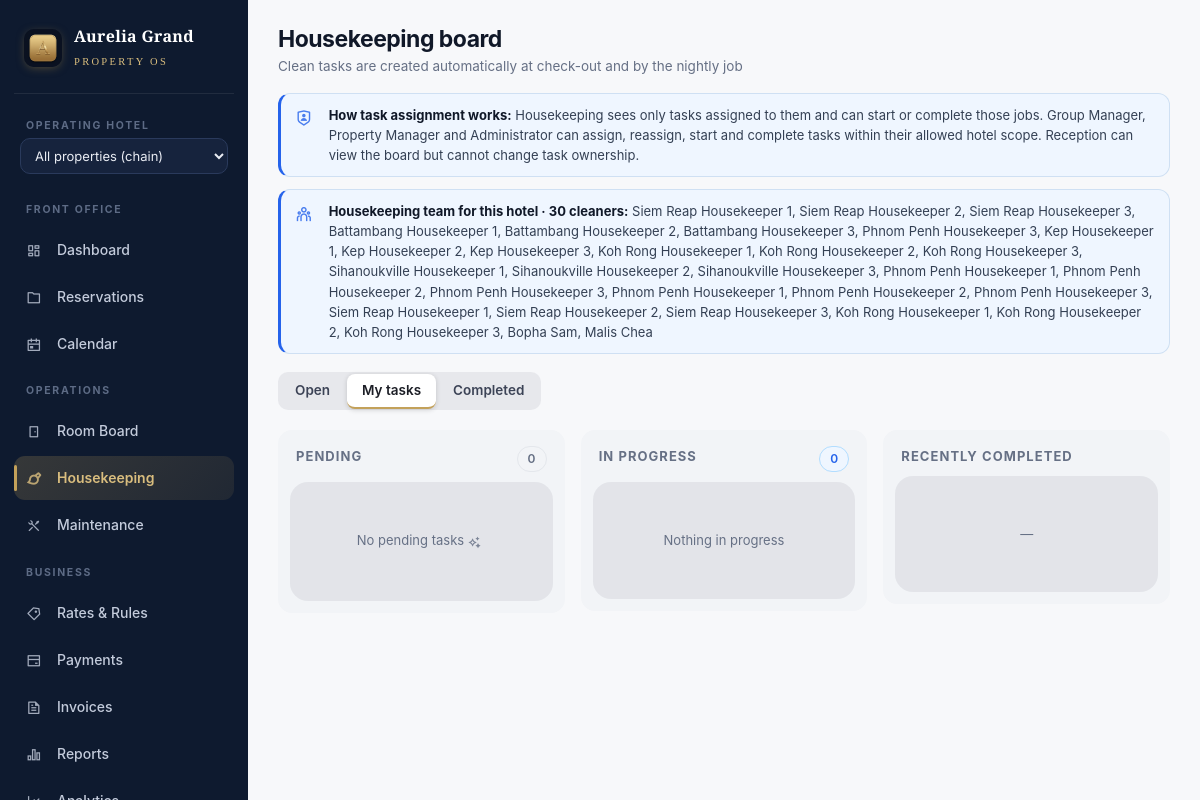
Page /operations/housekeeping/?tab=mine (signed in) on the committed database.
### accounts/models.py (models this page shows, shortened)
class User(AbstractUser):
    class Role(models.TextChoices):
        GUEST = "guest", "Guest"
        RECEPTIONIST = "receptionist", "Receptionist"
        HOUSEKEEPING = "housekeeping", "Housekeeping"
        MANAGER = "manager", "Group Manager"
        PROPERTY_MANAGER = "property_manager", "Property Manager"
        ADMIN = "admin", "Administrator"
    STAFF_ROLES = {Role.RECEPTIONIST, Role.HOUSEKEEPING, Role.MANAGER, Role.PROPERTY_MANAGER, Role.ADMIN}
    role = models.CharField(max_length=20, choices=Role.choices, default=Role.GUEST)
    home_property = models.ForeignKey(
        "hotel.Property", on_delete=models.SET_NULL, null=True, blank=True,
        related_name="staff", help_text="Home hotel for staff; blank = chain-wide (head office)",
    )
    phone = models.CharField(max_length=32, blank=True)
    avatar_initials = models.CharField(max_length=4, blank=True)
    welcome_offer_used = models.BooleanField(default=False, help_text="10% first-stay welcome offer has been consumed")
    class Meta:
        ordering = ["username"]
    @property
    def is_staff_role(self) -> bool:
        return self.role in self.STAFF_ROLES
    @property
    def is_manager_or_above(self) -> bool:
        return self.role in {self.Role.MANAGER, self.Role.PROPERTY_MANAGER, self.Role.ADMIN}
    @property
    def is_group_manager_or_above(self) -> bool:
        return self.role in {self.Role.MANAGER, self.Role.ADMIN}
    @property
    def is_property_manager(self) -> bool:
        return self.role == self.Role.PROPERTY_MANAGER

### operations/views.py (the view)
# urls.py: path("housekeeping/", views.task_board, name="task_board"),
@staff_required
def task_board(request):
    prop = get_active_property(request)
    qs = HousekeepingTask.objects.select_related("room", "assigned_to", "booking", "room__room_type__property")
    if prop:
        qs = qs.filter(room__room_type__property=prop)
    is_housekeeping = request.user.role == User.Role.HOUSEKEEPING
    tab = request.GET.get("tab", "mine" if is_housekeeping else "open")
    if is_housekeeping:
        qs = qs.filter(assigned_to=request.user)
        if tab not in ("mine", "completed"):
            tab = "mine"
        if tab == "completed":
            qs = qs.filter(status="completed")
        else:
            qs = qs.filter(status__in=["pending", "in_progress"])
    elif tab == "open":
        qs = qs.filter(status__in=["pending", "in_progress"])
    elif tab == "completed":
        qs = qs.filter(status="completed")
    elif tab == "mine" and request.user.is_authenticated:
        qs = qs.filter(assigned_to=request.user, status__in=["pending", "in_progress"])
    pending = qs.filter(status="pending")
    in_progress = qs.filter(status="in_progress")
    completed = qs.filter(status="completed")[:20] if tab == "completed" else qs.filter(status="completed")[:8]
    housekeepers = User.objects.filter(role=User.Role.HOUSEKEEPING, is_active=True).select_related("home_property")
    if prop:
        housekeepers = housekeepers.filter(home_property__isnull=True) | housekeepers.filter(home_property=prop)
    return render(request, "operations/task_board.html", {
        "pending": pending, "in_progress": in_progress, "completed": completed, "tab": tab,
        "housekeepers": housekeepers.order_by("username"),
        "can_assign_tasks": request.user.is_manager_or_above,
        "can_operate_tasks": request.user.is_manager_or_above or is_housekeeping,
        "is_housekeeping": is_housekeeping,
    })

### templates/operations/task_board.html (shortened to what this page needs)
{% extends "staff_base.html" %}
{% load hotel_extras %}
{% block content %}
<div class="pms-head">
  <div><h1>Housekeeping board</h1><div class="sub">Clean tasks are created automatically at check-out and by the nightly job</div></div>
</div>
<div class="finance-explainer task-permission-guide" role="note">
  <i class="ri-shield-user-line" aria-hidden="true"></i>
  <span><b>How task assignment works:</b> Housekeeping sees only tasks assigned to them and can start or complete those jobs. Group Manager, Property Manager and Administrator can assign, reassign, start and complete tasks within their allowed hotel scope. Reception can view the board but cannot change task ownership.</span>
</div>
{% if can_assign_tasks %}
<div class="finance-explainer task-permission-guide" role="status">
  <i class="ri-team-line" aria-hidden="true"></i>
  <span><b>Housekeeping team for this hotel · {{ housekeepers|length }} cleaners:</b>
    {% for u in housekeepers %}{{ u.get_full_name|default:u.username }}{% if not forloop.last %}, {% endif %}{% endfor %}
  </span>
</div>
{% endif %}
<div class="tabs">
  {% if not is_housekeeping %}<a class="tab {% if tab == 'open' %}active{% endif %}" href="?tab=open">Open</a>{% endif %}
  <a class="tab {% if tab == 'mine' %}active{% endif %}" href="?tab=mine">My tasks</a>
  <a class="tab {% if tab == 'completed' %}active{% endif %}" href="?tab=completed">Completed</a>
</div>
{% if tab == 'completed' %}
<div class="card"><div class="table-wrap"><table class="data">
  <thead><tr><th>Room</th><th>Task</th><th>Completed by</th><th>When</th></tr></thead>
  <tbody>
  {% for t in completed %}
    <tr><td><b>{{ t.room.number }}</b></td><td>{{ t.get_task_type_display }}</td>
    <td>{{ t.assigned_to.get_full_name|default:"—" }}</td><td>{{ t.completed_at|date:"d M Y H:i" }}</td></tr>
  {% empty %}<tr><td colspan="4" class="empty-state">Nothing completed yet</td></tr>{% endfor %}
  </tbody>
</table></div></div>
{% else %}
<div class="kanban">
  <div class="kanban-col">
    <h4>Pending <span class="badge badge-muted no-dot">{{ pending|length }}</span></h4>
    {% for t in pending %}
    <div class="task-card">
      <div class="flex-between"><span class="t-room">Room {{ t.room.number }}</span>
        <span class="badge badge-{% if t.priority == 'urgent' %}danger{% elif t.priority == 'high' %}warning{% else %}muted{% endif %}" style="font-size:10.5px">{{ t.priority }}</span></div>
      <div class="t-meta">{{ t.get_task_type_display }} · {{ t.room.room_type.name }} · floor {{ t.room.floor }}</div>
      {% if t.booking %}<div class="t-meta">Departure: {{ t.booking.guest_name }} ({{ t.booking.code }})</div>{% endif %}
      <div class="t-meta"><i class="ri-user-line" aria-hidden="true"></i> {% if t.assigned_to %}Assigned to {{ t.assigned_to.get_full_name|default:t.assigned_to.username }}{% else %}Unassigned{% endif %}</div>
      {% if can_assign_tasks %}
      <form class="task-assign" method="post" action="{% url 'operations:task_assign' t.pk %}">
        {% csrf_token %}
        <select name="assigned_to" aria-label="Assign room {{ t.room.number }} task">
          <option value="">Unassigned</option>
          {% for u in housekeepers %}<option value="{{ u.pk }}" {% if t.assigned_to_id == u.pk %}selected{% endif %}>{{ u.get_full_name|default:u.username }}</option>{% endfor %}
        </select>
        <button class="btn btn-outline btn-sm" type="submit">Assign</button>
      </form>
      {% endif %}
      {% if can_operate_tasks %}
        {% if can_assign_tasks or t.assigned_to_id == user.pk %}
        <div class="t-actions">
          <form method="post" action="{% url 'operations:task_start' t.pk %}">{% csrf_token %}<button class="btn btn-primary btn-sm" type="submit">Start</button></form>
          <form method="post" action="{% url 'operations:task_complete' t.pk %}">{% csrf_token %}<button class="btn btn-success btn-sm" type="submit">Mark done</button></form>
        </div>
        {% else %}<div class="t-meta task-locked"><i class="ri-lock-line" aria-hidden="true"></i> Waiting for the assigned housekeeper</div>{% endif %}
      {% endif %}
    </div>
    {% empty %}<div class="empty-state small">No pending tasks <i class="ri-sparkling-2-line" aria-hidden="true"></i></div>{% endfor %}
  </div>
  <div class="kanban-col">
    <h4>In progress <span class="badge badge-info no-dot">{{ in_progress|length }}</span></h4>
    {% for t in in_progress %}
    <div class="task-card">
      <div class="flex-between"><span class="t-room">Room {{ t.room.number }}</span><span class="badge badge-info" style="font-size:10.5px">{{ t.get_task_type_display }}</span></div>
      <div class="t-meta">Started {{ t.started_at|timesince }} ago · {% if t.assigned_to %}{{ t.assigned_to.get_full_name|default:t.assigned_to.username }}{% else %}Unassigned{% endif %}</div>
      {% if can_assign_tasks %}
      <form class="task-assign" method="post" action="{% url 'operations:task_assign' t.pk %}">
        {% csrf_token %}
        <select name="assigned_to" aria-label="Reassign room {{ t.room.number }} task">
          <option value="">Unassigned</option>
          {% for u in housekeepers %}<option value="{{ u.pk }}" {% if t.assigned_to_id == u.pk %}selected{% endif %}>{{ u.get_full_name|default:u.username }}</option>{% endfor %}
        </select>
        <button class="btn btn-outline btn-sm" type="submit">Reassign</button>
      </form>
      {% endif %}
      {% if can_operate_tasks %}
        {% if can_assign_tasks or t.assigned_to_id == user.pk %}
        <div class="t-actions"><form method="post" action="{% url 'operations:task_complete' t.pk %}">{% csrf_token %}<button class="btn btn-success btn-sm" type="submit">Complete</button></form></div>
        {% else %}<div class="t-meta task-locked"><i class="ri-lock-line" aria-hidden="true"></i> Assigned to another housekeeper</div>{% endif %}
      {% endif %}
    </div>
    {% empty %}<div class="empty-state small">Nothing in progress</div>{% endfor %}
  </div>
  <div class="kanban-col">
    <h4>Recently completed</h4>
    {% for t in completed %}
    <div class="task-card" style="opacity:.8">
      <span class="t-room">Room {{ t.room.number }}</span>
      <div class="t-meta">{{ t.get_task_type_display }} · {{ t.completed_at|timesince }} ago{% if t.assigned_to %} · {{ t.assigned_to.get_full_name|default:t.assigned_to.username }}{% endif %}</div>
    </div>
    {% empty %}<div class="empty-state small">—</div>{% endfor %}
  </div>
</div>
{% endif %}
{% endblock %}

### templates/staff_base.html (shortened to what this page needs)
{% load static hotel_extras %}<!DOCTYPE html>
<html lang="en">
<head>
  <link rel="stylesheet" href="{% static 'css/fonts/remixicon.css' %}">
  <link rel="stylesheet" href="{% static 'css/app.css' %}?v=20260929-rbac-housekeeping">
  <link rel="stylesheet" href="{% static 'css/ios.css' %}?v=20260927-logo-simple">
  <link rel="stylesheet" href="{% static 'css/premium.css' %}?v=20260928-responsive-1">
</head>
<body>
<div class="pms-layout">
  <aside class="sidebar" id="sidebar">
    <a class="brand" href="{% if user.role == 'housekeeping' %}{% url 'operations:task_board' %}{% else %}{% url 'pms:dashboard' %}{% endif %}">
      <span class="mark">A</span>
      <span><span class="name">Aurelia Grand</span><br><span class="sub">Property OS</span></span>
    </a>
    {% if user.role != 'housekeeping' %}
    <form method="get" action="{% url 'pms:switch_property' %}" style="padding:0 6px 10px" id="prop-switch">
      <label class="side-label" style="padding:6px 6px 4px;display:block">Operating hotel</label>
      <select name="property" onchange="this.form.submit()"
              style="background:#16233d;color:#e9ecf3;border-color:#2a3a5c;font-size:13px;padding:8px 10px">
        {% if user.is_group_manager_or_above %}<option value="all" {% if not active_property %}selected{% endif %}><i class="ri-global-line" aria-hidden="true"></i> All properties (chain)</option>{% endif %}
      </select>
    </form>
    <span class="side-label">Front office</span>
    <a class="side-link {% nav_active '/pms/' exact=True %}" href="{% url 'pms:dashboard' %}"><span class="ic"><i class="ri-dashboard-line" aria-hidden="true"></i></span> Dashboard</a>
    <a class="side-link {% nav_active '/pms/reservations' %}" href="{% url 'pms:reservations' %}"><span class="ic"><i class="ri-folder-line" aria-hidden="true"></i></span> Reservations</a>
    <a class="side-link {% nav_active '/pms/calendar' %}" href="{% url 'pms:calendar' %}"><span class="ic"><i class="ri-calendar-event-line" aria-hidden="true"></i></span> Calendar</a>
    <span class="side-label">Operations</span>
    <a class="side-link {% nav_active '/operations/rooms' %}" href="{% url 'operations:room_board' %}"><span class="ic"><i class="ri-door-line" aria-hidden="true"></i></span> Room Board</a>
    <a class="side-link {% nav_active '/operations/housekeeping' %}" href="{% url 'operations:task_board' %}"><span class="ic"><i class="ri-brush-line" aria-hidden="true"></i></span> Housekeeping</a>
    <a class="side-link {% nav_active '/operations/maintenance' %}" href="{% url 'operations:maintenance' %}"><span class="ic"><i class="ri-tools-line" aria-hidden="true"></i></span> Maintenance</a>
    {% if user.is_manager_or_above %}
    <span class="side-label">Business</span>
    <a class="side-link {% nav_active '/pms/rates' %}" href="{% url 'pms:rates' %}"><span class="ic"><i class="ri-price-tag-3-line" aria-hidden="true"></i></span> Rates & Rules</a>
    <a class="side-link {% nav_active '/finance/payments' %}" href="{% url 'finance:payments' %}"><span class="ic"><i class="ri-bank-card-line" aria-hidden="true"></i></span> Payments</a>
    <a class="side-link {% nav_active '/finance/invoices' %}" href="{% url 'finance:invoices' %}"><span class="ic"><i class="ri-file-text-line" aria-hidden="true"></i></span> Invoices</a>
    <a class="side-link {% nav_active '/finance/reports' %}" href="{% url 'finance:reports' %}"><span class="ic"><i class="ri-bar-chart-2-line" aria-hidden="true"></i></span> Reports</a>
    <a class="side-link {% nav_active '/analytics' %}" href="{% url 'analytics:overview' %}"><span class="ic"><i class="ri-line-chart-line" aria-hidden="true"></i></span> Analytics</a>
    {% endif %}
    {% else %}
    <span class="side-label">My work</span>
    <a class="side-link {% nav_active '/operations/housekeeping' %}" href="{% url 'operations:task_board' %}"><span class="ic"><i class="ri-brush-line" aria-hidden="true"></i></span> My Housekeeping Tasks</a>
    {% endif %}
  </aside>
  <main class="pms-main">
    {% block content %}{% endblock %}
  </main>
</div>
</body>
</html>

### rows in the picture
User: property "All properties (chain)"
User: get_full_name "Siem Reap Housekeeper 1"
User: get_full_name "Siem Reap Housekeeper 2"
User: get_full_name "Siem Reap Housekeeper 3"
User: get_full_name "Battambang Housekeeper 1"
User: get_full_name "Battambang Housekeeper 2"
User: get_full_name "Battambang Housekeeper 3"
User: get_full_name "Phnom Penh Housekeeper 3"
User: get_full_name "Kep Housekeeper 1"
User: get_full_name "Kep Housekeeper 2"
User: get_full_name "Kep Housekeeper 3"
User: get_full_name "Koh Rong Housekeeper 1"
User: get_full_name "Koh Rong Housekeeper 2"
User: get_full_name "Koh Rong Housekeeper 3"
User: get_full_name "Sihanoukville Housekeeper 1"
User: get_full_name "Sihanoukville Housekeeper 2"
User: get_full_name "Sihanoukville Housekeeper 3"
User: get_full_name "Phnom Penh Housekeeper 1"
User: get_full_name "Phnom Penh Housekeeper 2"
User: get_full_name "Phnom Penh Housekeeper 3"
User: get_full_name "Phnom Penh Housekeeper 1"
User: get_full_name "Phnom Penh Housekeeper 2"
User: get_full_name "Phnom Penh Housekeeper 3"
User: get_full_name "Siem Reap Housekeeper 1"
User: get_full_name "Siem Reap Housekeeper 2"
User: get_full_name "Siem Reap Housekeeper 3"
User: get_full_name "Koh Rong Housekeeper 1"
User: get_full_name "Koh Rong Housekeeper 2"
User: get_full_name "Koh Rong Housekeeper 3"
User: get_full_name "Bopha Sam"
User: get_full_name "Malis Chea"

### other values in the picture
{{ housekeepers|length }} "30"
{{ pending|length }} "0"
{{ in_progress|length }} "0"
